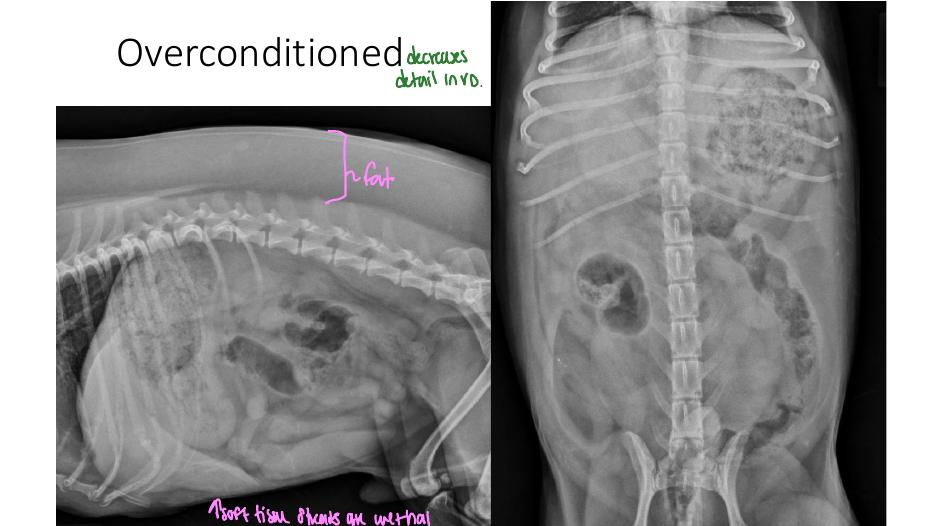
#> input picture radiology-course-photos/exam2/_answer-keys/abd-p022.jpg, 935 x 526 px
$ python -i build_exam4.py   (imports and definitions only)
#> lines starting #> are read from the running program, lines starting #| are printed output that depends on the picture
#!/usr/bin/env python3
"""Build Exam 4 (small-animal thorax: lungs, heart, vessels, pleura, mediastinum, esophagus,
trachea, diaphragm, body wall) radiology cases from the owner's annotated lecture PDFs.

Rules (same as Exam 2 / Exam 3):
- Student images are the clean embedded rasters (the handwritten notes are a separate ink layer).
- The annotated slide is rendered as a hidden "Annotated teaching key" view (shown only after answering).
- Owner confirmed (2026-11-25) that handwritten slide notes are the professor's in-class statements,
  so they are quoted as "Professor's notes". Typed slide text is quoted as "Slide". Anything Claude
  added (not said or written by the professor) is labelled "Added:".
- Textbook figures come from the owner's Labeled_rads compilation (textbook use permitted by LMU for
  this non-commercial study game). They are shown only after answering because their legends name
  the diagnosis.
- Patient / owner names burned into a few radiographs are masked.
Outputs images + manifest into the repo and cases (ids "exam4-*") into diagnostic-imaging-published.json.
"""
import json, os, subprocess, sys, hashlib, shutil, glob
from PIL import Image, ImageDraw

REPO = sys.argv[1] if len(sys.argv) > 1 else '/home/claude/vet-pharm-quest-'
RAWD = '/home/claude/pack4/raw'
U = '/mnt/user-data/uploads/'
G = 'Dr. Lynn Griffin, DVM MS DACVR DACVR(RO) · LMU CVM 743'
SRC = {
 'L1': ('dc4b2e17-L1PulmonaryPatterns.pdf', 'L1 · Principles of Thoracic Evaluation & Pulmonary Patterns', 'L1 Pulmonary patterns'),
 'L2': ('82acae2c-L2-InterstitialandAlveolar.pdf', 'L2 · Interstitial & Alveolar Patterns', 'L2 Interstitial & alveolar'),
 'L3': ('L3_-Cases.pdf', 'L3 · Pulmonary Pattern Cases', 'L3 Cases'),
 'L45': ('18a9a98a-L42C5HaveaHeartCardiacRadiologyPartI.pdf', 'L4–5 · Have a Heart: Cardiac Radiology', 'L4–5 Cardiac'),
 'L6': ('dd861f14-L6-Therestofthethoraciccavity.pdf', 'L6 · The (Rest of the) Thoracic Cavity, Part 1', 'L6 Thoracic cavity'),
 'L7': ('88d34f5c-L7-TherestofthethoraciccavityPart2.pdf', 'L7 · The (Rest of the) Thoracic Cavity, Part 2', 'L7 Thoracic cavity'),
 'L8': ('L8_Thorax_putting_it_all_together__282_29.pdf', 'L8 · Thorax: Putting It All Together', 'L8 Putting it all together'),
 'BAS': ('98f9a6bc-BasicsofTakingGoodThoracicRadiographs.pdf', 'Basics of Taking Good Thoracic Radiographs', 'Basics'),
 'ANAT': ('Radiographic_Anatomy_of_the_Thorax_Fa26.pdf', 'Radiographic Anatomy of the Thorax', 'Thorax anatomy'),
 'LAB': ('Labeled_rads_.pdf', 'Labeled radiographs (owner\'s textbook compilation)', 'Textbook'),
}
RAW_URL = 'https://raw.githubusercontent.com/amppet22-prog/Vet-Pharm-Quest-/main/'
IMGDIR = 'radiology-course-photos/exam4'
UPDATED = '2026-11-26T18:00:00Z'
SECTIONS = {
 'final': 'Start here · L8 putting it all together',
 'patterns': 'Lung patterns · bronchial, interstitial, alveolar',
 'mimics': 'Technique & look-alikes · artifacts, atelectasis, nodule mimics',
 'lung': 'Lung cases · signalment and history matter',
 'heart': 'Heart & vessels · chambers, failure, acquired & congenital disease',
 'cavity': 'Pleura, mediastinum, esophagus, trachea, diaphragm & ribs',
 'cases': 'Numbered lecture cases (L6–L7)',
}
# Textbook figures (owner's Labeled_rads compilation, page 8–9 rasters) -> (page, image number, crop)
TB = {
 '1.36': (8, 175, (0, 0, 1, .5), 'Textbook Fig. 1.36 · pulmonary nodule vs body-wall nodule (orthogonal view)'),
 '1.37': (8, 175, (0, .5, 1, 1), 'Textbook Fig. 1.37 · recumbency atelectasis vs pneumonia (repeat after repositioning)'),
 '1.38': (8, 174, None, 'Textbook Fig. 1.38 · skin folds (not pneumothorax)'),
 '1.39': (8, 176, None, 'Textbook Fig. 1.39 · nipple vs pulmonary nodule (barium on nipples)'),
 'thymoma': (8, 177, None, 'Textbook figure · cranial mediastinal mass (thymoma) with megaoesophagus'),
 '7.15': (9, 187, None, 'Textbook Fig. 7.15 · the five thoracic compartments'),
 '7.17': (9, 189, None, 'Textbook Fig. 7.17 · left heart enlargement: PDA (a) vs SAS (b)'),
}
# Extra slides rendered for the lung-pattern guide (radiology-lung-pattern-guide.js)
GUIDE = [('BAS', 7), ('BAS', 8), ('BAS', 10), ('BAS', 11), ('BAS', 25), ('BAS', 28), ('BAS', 29), ('BAS', 30), ('BAS', 31), ('BAS', 34), ('BAS', 37), ('BAS', 38),
         ('ANAT', 16), ('ANAT', 20), ('ANAT', 25), ('ANAT', 29), ('ANAT', 33), ('ANAT', 34), ('ANAT', 35), ('L2', 20), ('L2', 21), ('L2', 30), ('L2', 32), ('L45', 47), ('L45', 49), ('L1', 43), ('L1', 44), ('L2', 15), ('L2', 81), ('L2', 91), ('L2', 94), ('L3', 23), ('L3', 34), ('L3', 35), ('L3', 18)]
# Films for the skill drills in radiology-exam4-lungs.js (neutral file names; answers live in the JS)
SKILL = [('BAS', 7, 83, 'view-01'), ('BAS', 7, 84, 'view-02'), ('BAS', 8, 98, 'view-03'), ('BAS', 10, 125, 'view-04'),
         ('BAS', 10, 126, 'view-05'), ('BAS', 11, 138, 'view-06'), ('BAS', 11, 139, 'view-07'), ('ANAT', 16, 18, 'view-08'),
         ('ANAT', 16, 21, 'view-09'), ('BAS', 28, 379, 'view-10'), ('BAS', 28, 380, 'view-11'),
         ('BAS', 29, 392, 'lobe-01a'), ('BAS', 29, 393, 'lobe-01b'), ('BAS', 29, 394, 'lobe-01c'),
         ('BAS', 34, 455, 'lobe-02a'), ('BAS', 34, 456, 'lobe-02b'), ('BAS', 34, 457, 'lobe-02c')]
SKILL_SRC = {'BAS': ('98f9a6bc-BasicsofTakingGoodThoracicRadiographs.pdf', 'Basics of Taking Good Thoracic Radiographs'),
             'ANAT': ('Radiographic_Anatomy_of_the_Thorax_Fa26.pdf', 'Radiographic Anatomy of the Thorax')}
# Burned-in patient/owner names or labels to cover: (src, page, num) -> list of fractional boxes
MASK = {
 ('L8', 32, 33): [(0, 0, .32, .045), (0, .87, .3, 1)],
 ('L8', 31, 32): [(0, 0, .3, .06)],
 ('L8', 35, 36): [(0, .93, .5, 1)],
 ('L8', 36, 37): [(0, .93, .7, 1)],
 ('L8', 30, 31): [(0, .95, .7, 1)],
 ('L3', 46, 489): [(0, 0, 1, .04)],
 ('L2', 48, 601): [(0, 0, .3, .14), (.8, 0, 1, .1), (0, .9, 1, 1)],
 ('L2', 48, 604): [(0, 0, .3, .14), (.8, 0, 1, .1), (0, .9, 1, 1)],
}
# Slide screenshots with the answer typed above the radiograph: crop to the film
CROP = {('L7', 10, 10): (.34, .3, .96, 1), ('L7', 18, 26): (.13, .19, .94, .99)}

C = []
# [4 lines left out: function case, not called in this run]

P = "Professor's notes: "
S = 'Slide: '

# ======================= L8 · putting it all together (start here) =======================
# [452 lines not run here, left out]


# [5 lines left out: function raw_file, not called in this run]


def _is_gray(im):
    s = im.convert('RGB').resize((48, 48))
    return sum(max(p) - min(p) for p in s.getdata()) / (48 * 48) < 10


def save_img(f, dest, mask=None, crop=None):
#> called with dest = 'out.png'
    im = Image.open(f)
#> im is the input picture: PIL image 935x526 RGB; mean R, G, B 140.9, 140.5, 140.9
    if crop:
        W, H = im.size
        im = im.crop((int(crop[0] * W), int(crop[1] * H), int(crop[2] * W), int(crop[3] * H)))
    im = im.convert('L') if im.mode in ('L', 'LA', 'P', 'I;16', '1') or _is_gray(im) else im.convert('RGB')
#> in _is_gray, `s = im.convert('RGB').resize((48, 48))`:
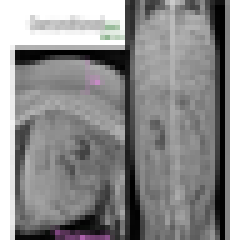
#> s: PIL image 48x48 RGB (shown 5 times larger); mean R, G, B 140.6, 140.3, 140.6
#> im: PIL image 935x526 L
    if mask:
        d = ImageDraw.Draw(im); W, H = im.size
        for x0, y0, x1, y1 in mask:
            d.rectangle((int(x0 * W), int(y0 * H), int(x1 * W), int(y1 * H)), fill=0)
    im.thumbnail((1600, 1600))
    im.save(dest, quality=86, optimize=True)


# [69 lines left out: function main, not called in this run]


# [2 lines not run here, left out]

>>> result = save_img('../../radiology-course-photos/exam2/_answer-keys/abd-p022.jpg', 'out.png')

$ run again, on radiology-course-photos/exam2/_answer-keys/gi-p011.jpg
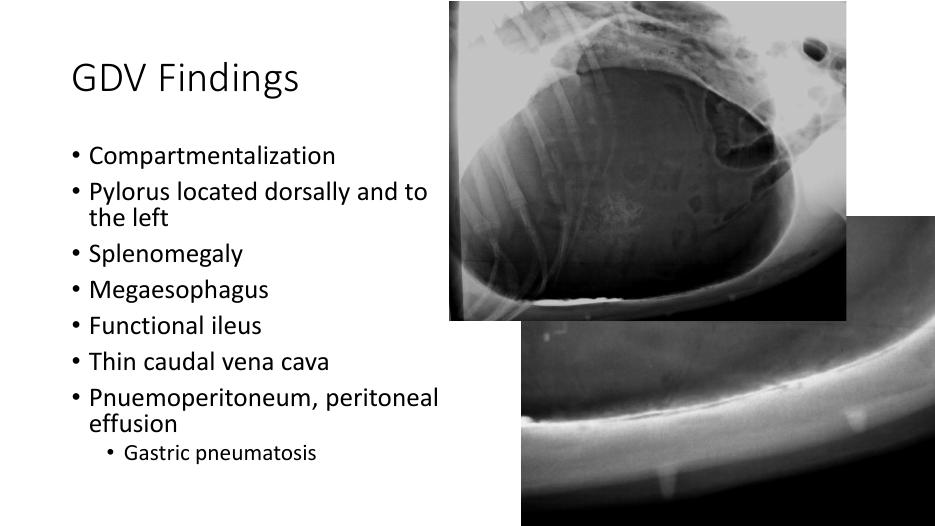
#> input picture radiology-course-photos/exam2/_answer-keys/gi-p011.jpg, 935 x 526 px
#> in save_img, im is the input picture: PIL image 935x526 RGB; min 0, max 255, mean 173
#> in _is_gray, `s = im.convert('RGB').resize((48, 48))`:
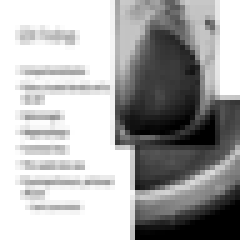
#> s: PIL image 48x48 RGB (shown 5 times larger); min 0, max 255, mean 172.7
#> im: PIL image 935x526 L

$ run again, on radiology-course-photos/exam2/_answer-keys/gi-p024.jpg
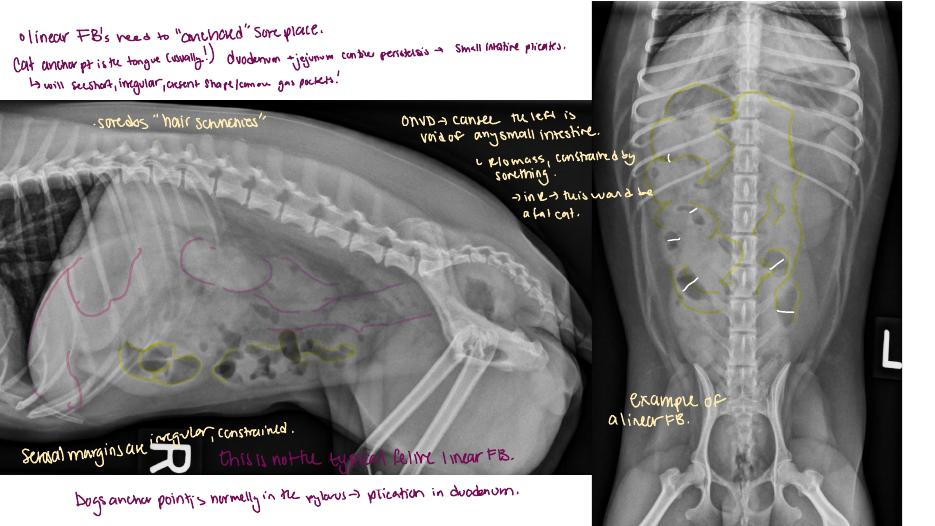
#> input picture radiology-course-photos/exam2/_answer-keys/gi-p024.jpg, 935 x 526 px
#> in save_img, im is the input picture: PIL image 935x526 RGB; mean R, G, B 137.2, 135.7, 135.5
#> in _is_gray, `s = im.convert('RGB').resize((48, 48))`:
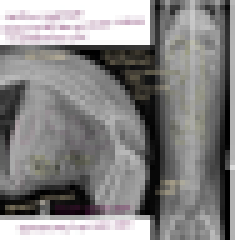
#> s: PIL image 48x48 RGB (shown 5 times larger); mean R, G, B 136.8, 135.3, 135.2
#> in save_img, `im = im.convert('L') if im.mode in ('L', 'LA', 'P', 'I;16', '1') or _i..`:
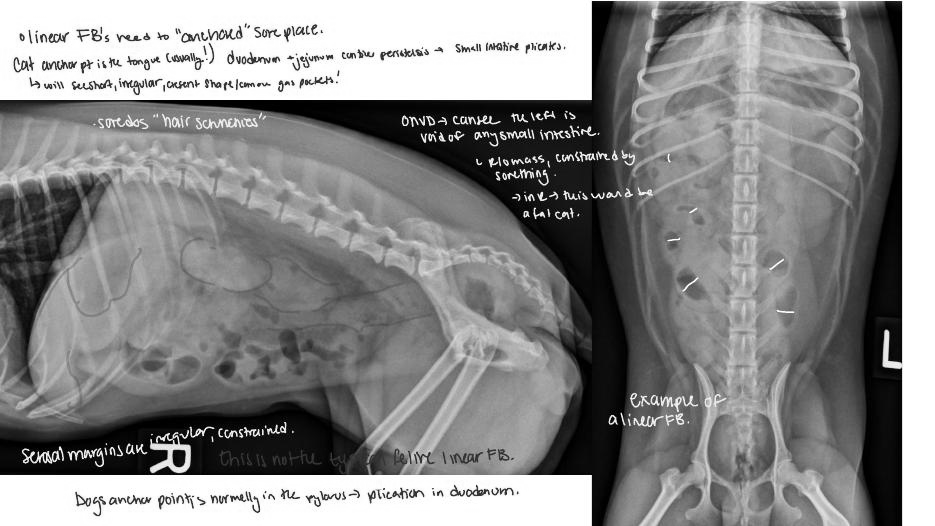
#> im: PIL image 935x526 L; min 0, max 255, mean 136.1
